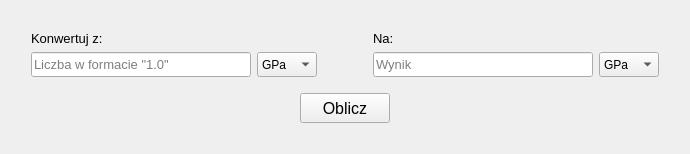
      <widget class="QWidget" name="pressTab">
       <attribute name="title">
        <string>Ciśnienie</string>
       </attribute>
       <layout class="QHBoxLayout" name="horizontalLayout_6">
        <item>
         <spacer name="horizontalSpacer">
          <property name="orientation">
           <enum>Qt::Horizontal</enum>
          </property>
          <property name="sizeType">
           <enum>QSizePolicy::MinimumExpanding</enum>
          </property>
          <property name="sizeHint" stdset="0">
           <size>
            <width>20</width>
            <height>20</height>
           </size>
          </property>
         </spacer>
        </item>
        <item>
         <layout class="QVBoxLayout" name="verticalLayout_3">
          <item>
           <spacer name="verticalSpacer">
            <property name="orientation">
             <enum>Qt::Vertical</enum>
            </property>
            <property name="sizeType">
             <enum>QSizePolicy::MinimumExpanding</enum>
            </property>
            <property name="sizeHint" stdset="0">
             <size>
              <width>20</width>
              <height>20</height>
             </size>
            </property>
           </spacer>
          </item>
          <item>
           <layout class="QHBoxLayout" name="horizontalLayout_4">
            <item>
             <layout class="QVBoxLayout" name="verticalLayout">
              <property name="sizeConstraint">
               <enum>QLayout::SetMinimumSize</enum>
              </property>
              <item>
               <widget class="QLabel" name="label_3">
                <property name="font">
                 <font>
                  <pointsize>10</pointsize>
                 </font>
                </property>
                <property name="text">
                 <string>Konwertuj z:</string>
                </property>
               </widget>
              </item>
              <item>
               <layout class="QHBoxLayout" name="horizontalLayout">
                <item>
                 <widget class="QLineEdit" name="pconvInput">
                  <property name="sizePolicy">
                   <sizepolicy hsizetype="Fixed" vsizetype="Fixed">
                    <horstretch>0</horstretch>
                    <verstretch>0</verstretch>
                   </sizepolicy>
                  </property>
                  <property name="minimumSize">
                   <size>
                    <width>220</width>
                    <height>25</height>
                   </size>
                  </property>
                  <property name="maximumSize">
                   <size>
                    <width>220</width>
                    <height>25</height>
                   </size>
                  </property>
                  <property name="font">
                   <font>
                    <pointsize>10</pointsize>
                   </font>
                  </property>
                  <property name="text">
                   <string/>
                  </property>
                  <property name="maxLength">
                   <number>30</number>
                  </property>
                  <property name="placeholderText">
                   <string>Liczba w formacie &quot;1.0&quot;</string>
                  </property>
                 </widget>
                </item>
                <item>
                 <widget class="QComboBox" name="pconvFrom">
                  <property name="sizePolicy">
                   <sizepolicy hsizetype="Fixed" vsizetype="Fixed">
                    <horstretch>0</horstretch>
                    <verstretch>0</verstretch>
                   </sizepolicy>
                  </property>
                  <property name="minimumSize">
                   <size>
                    <width>60</width>
                    <height>25</height>
                   </size>
                  </property>
                  <property name="maximumSize">
                   <size>
                    <width>60</width>
                    <height>25</height>
                   </size>
                  </property>
                  <item>
                   <property name="text">
                    <string>GPa</string>
                   </property>
                  </item>
                  <item>
                   <property name="text">
                    <string>MPa</string>
                   </property>
                  </item>
                  <item>
                   <property name="text">
                    <string>kPa</string>
                   </property>
                  </item>
                  <item>
                   <property name="text">
                    <string>hPa</string>
                   </property>
                  </item>
                  <item>
                   <property name="text">
                    <string>Pa</string>
                   </property>
                  </item>
                  <item>
                   <property name="text">
                    <string>Bar</string>
                   </property>
                  </item>
                  <item>
                   <property name="text">
                    <string>mBar</string>
                   </property>
                  </item>
                  <item>
                   <property name="text">
                    <string>atm</string>
                   </property>
                  </item>
                 </widget>
                </item>
               </layout>
              </item>
             </layout>
            </item>
            <item>
             <spacer name="horizontalSpacer_3">
              <property name="orientation">
               <enum>Qt::Horizontal</enum>
              </property>
              <property name="sizeType">
               <enum>QSizePolicy::Fixed</enum>
              </property>
              <property name="sizeHint" stdset="0">
               <size>
                <width>50</width>
                <height>20</height>
               </size>
              </property>
             </spacer>
            </item>
            <item>
             <layout class="QVBoxLayout" name="verticalLayout_2">
              <property name="sizeConstraint">
               <enum>QLayout::SetMinimumSize</enum>
              </property>
              <item>
               <widget class="QLabel" name="label">
                <property name="font">
                 <font>
                  <pointsize>10</pointsize>
                 </font>
                </property>
                <property name="text">
                 <string>Na:</string>
                </property>
               </widget>
              </item>
              <item>
               <layout class="QHBoxLayout" name="horizontalLayout_3">
                <property name="sizeConstraint">
                 <enum>QLayout::SetMinimumSize</enum>
                </property>
                <item>
                 <widget class="QLineEdit" name="pconvOutput">
                  <property name="sizePolicy">
                   <sizepolicy hsizetype="Minimum" vsizetype="Fixed">
                    <horstretch>0</horstretch>
                    <verstretch>0</verstretch>
                   </sizepolicy>
                  </property>
                  <property name="minimumSize">
                   <size>
                    <width>220</width>
                    <height>25</height>
                   </size>
                  </property>
                  <property name="maximumSize">
                   <size>
                    <width>220</width>
                    <height>25</height>
                   </size>
                  </property>
                  <property name="font">
                   <font>
                    <pointsize>10</pointsize>
                   </font>
                  </property>
                  <property name="text">
                   <string/>
                  </property>
                  <property name="readOnly">
                   <bool>true</bool>
                  </property>
                  <property name="placeholderText">
                   <string>Wynik</string>
                  </property>
                 </widget>
                </item>
                <item>
                 <widget class="QComboBox" name="pconvTo">
                  <property name="sizePolicy">
                   <sizepolicy hsizetype="Fixed" vsizetype="Fixed">
                    <horstretch>0</horstretch>
                    <verstretch>0</verstretch>
                   </sizepolicy>
                  </property>
                  <property name="minimumSize">
                   <size>
                    <width>60</width>
                    <height>25</height>
                   </size>
                  </property>
                  <property name="maximumSize">
                   <size>
                    <width>60</width>
                    <height>25</height>
                   </size>
                  </property>
                  <item>
                   <property name="text">
                    <string>GPa</string>
                   </property>
                  </item>
                  <item>
                   <property name="text">
                    <string>MPa</string>
                   </property>
                  </item>
                  <item>
                   <property name="text">
                    <string>kPa</string>
                   </property>
                  </item>
                  <item>
                   <property name="text">
                    <string>hPa</string>
                   </property>
                  </item>
                  <item>
                   <property name="text">
                    <string>Pa</string>
                   </property>
                  </item>
                  <item>
                   <property name="text">
                    <string>Bar</string>
                   </property>
                  </item>
                  <item>
                   <property name="text">
                    <string>mBar</string>
                   </property>
                  </item>
                  <item>
                   <property name="text">
                    <string>atm</string>
                   </property>
                  </item>
                 </widget>
                </item>
               </layout>
              </item>
             </layout>
            </item>
           </layout>
          </item>
          <item>
           <spacer name="verticalSpacer_2">
            <property name="orientation">
             <enum>Qt::Vertical</enum>
            </property>
            <property name="sizeType">
             <enum>QSizePolicy::Fixed</enum>
            </property>
            <property name="sizeHint" stdset="0">
             <size>
              <width>10</width>
              <height>10</height>
             </size>
            </property>
           </spacer>
          </item>
          <item>
           <layout class="QHBoxLayout" name="horizontalLayout_5">
            <item>
             <spacer name="horizontalSpacer_4">
              <property name="orientation">
               <enum>Qt::Horizontal</enum>
              </property>
              <property name="sizeHint" stdset="0">
               <size>
                <width>40</width>
                <height>20</height>
               </size>
              </property>
             </spacer>
            </item>
            <item>
             <widget class="QPushButton" name="pcalcBtn">
              <property name="minimumSize">
               <size>
                <width>90</width>
                <height>30</height>
               </size>
              </property>
              <property name="maximumSize">
               <size>
                <width>90</width>
                <height>30</height>
               </size>
              </property>
              <property name="font">
               <font>
                <pointsize>12</pointsize>
               </font>
              </property>
              <property name="text">
               <string>Oblicz</string>
              </property>
             </widget>
            </item>
            <item>
             <spacer name="horizontalSpacer_9">
              <property name="orientation">
               <enum>Qt::Horizontal</enum>
              </property>
              <property name="sizeHint" stdset="0">
               <size>
                <width>40</width>
                <height>20</height>
               </size>
              </property>
             </spacer>
            </item>
           </layout>
          </item>
          <item>
           <spacer name="verticalSpacer_3">
            <property name="orientation">
             <enum>Qt::Vertical</enum>
            </property>
            <property name="sizeType">
             <enum>QSizePolicy::MinimumExpanding</enum>
            </property>
            <property name="sizeHint" stdset="0">
             <size>
              <width>20</width>
              <height>20</height>
             </size>
            </property>
           </spacer>
          </item>
         </layout>
        </item>
        <item>
         <spacer name="horizontalSpacer_2">
          <property name="orientation">
           <enum>Qt::Horizontal</enum>
          </property>
          <property name="sizeType">
           <enum>QSizePolicy::MinimumExpanding</enum>
          </property>
          <property name="sizeHint" stdset="0">
           <size>
            <width>20</width>
            <height>20</height>
           </size>
          </property>
         </spacer>
        </item>
       </layout>
      </widget>
